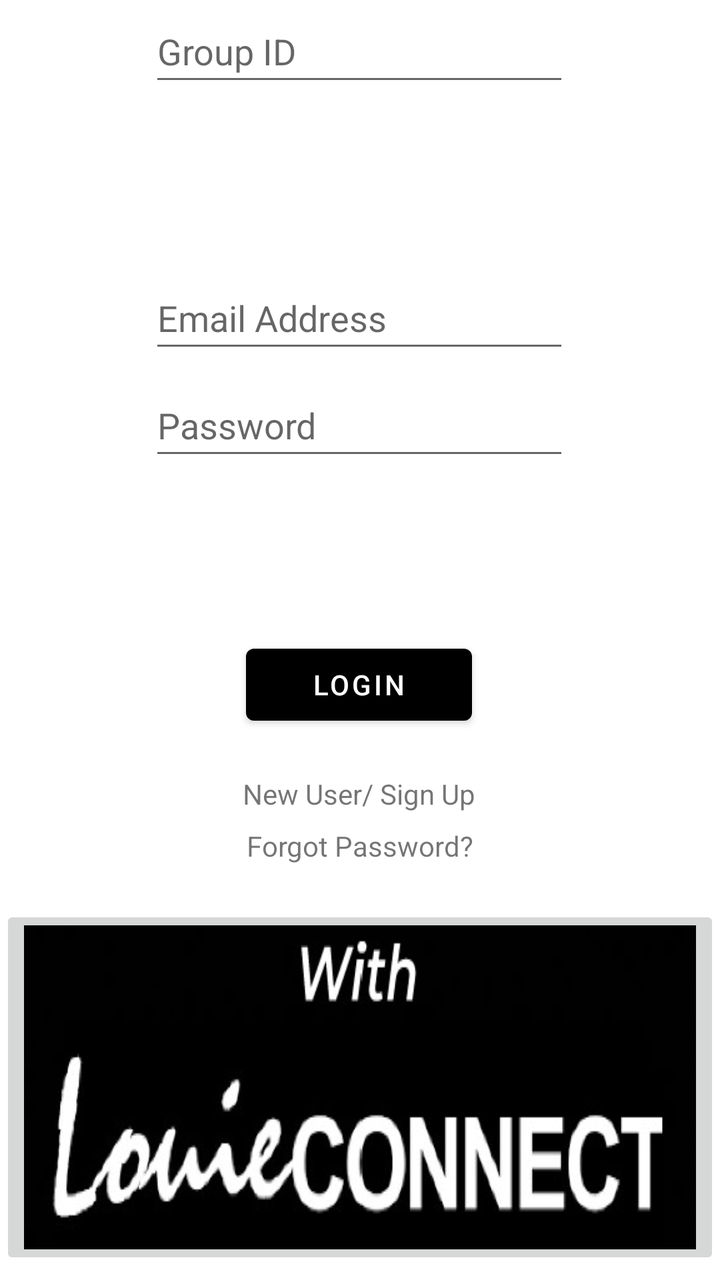
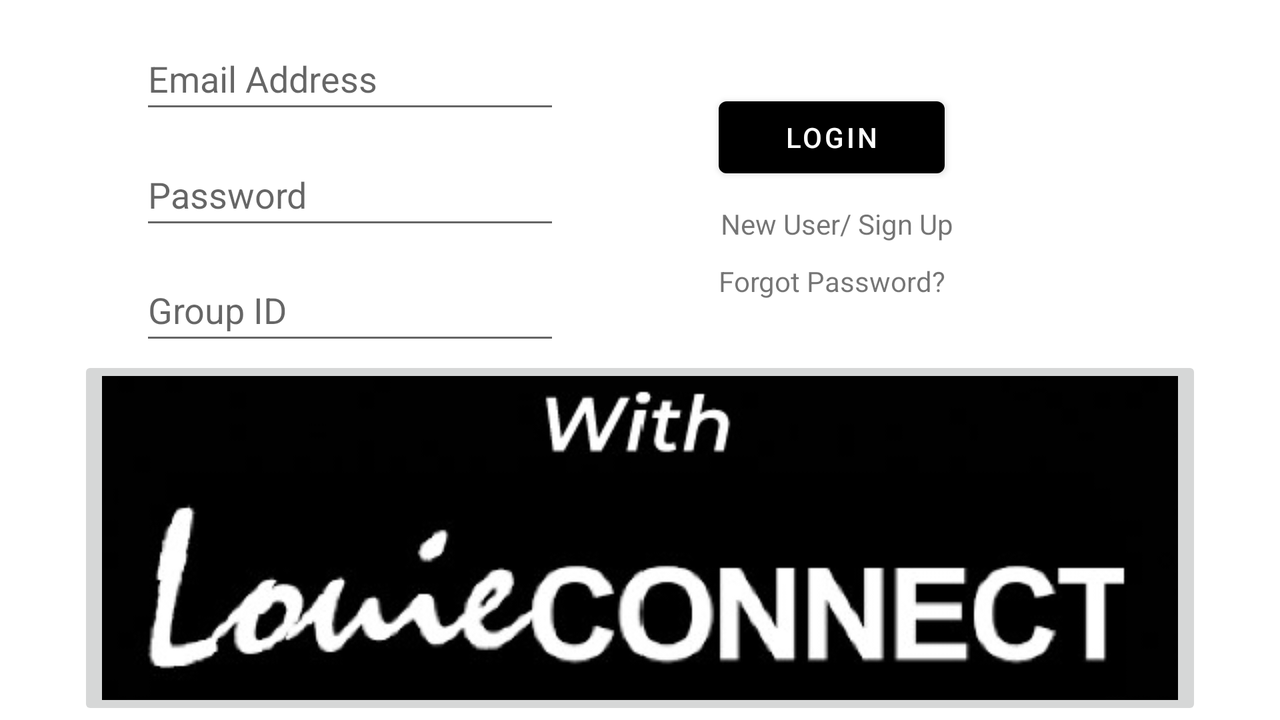

An Android layout and its configuration variant, each rendered on a device that would load it. The default file and the variant file are quoted in full after the pictures.
<!-- AndroidManifest.xml: application theme Theme.SedulousTheme -->
<!-- res/layout/activity_login_page.xml -->
<?xml version="1.0" encoding="utf-8"?>
<androidx.constraintlayout.widget.ConstraintLayout xmlns:android="http://schemas.android.com/apk/res/android"
    xmlns:app="http://schemas.android.com/apk/res-auto"
    xmlns:tools="http://schemas.android.com/tools"
    android:layout_width="match_parent"
    android:layout_height="match_parent"
    tools:context=".loginPage_activity">

    <TextView
        android:id="@+id/textView25"
        android:layout_width="wrap_content"
        android:layout_height="wrap_content"
        android:text="Forgot Password?"
        app:layout_constraintBottom_toBottomOf="parent"
        app:layout_constraintEnd_toEndOf="parent"
        app:layout_constraintStart_toStartOf="parent"
        app:layout_constraintTop_toBottomOf="@+id/loginBtn"
        app:layout_constraintVertical_bias="0.184" />

    <EditText
        android:id="@+id/LPetPass"
        android:layout_width="wrap_content"
        android:layout_height="wrap_content"
        android:ems="10"
        android:hint="Password"
        android:inputType="textPersonName"
        android:minHeight="48dp"
        app:layout_constraintBottom_toBottomOf="parent"
        app:layout_constraintEnd_toEndOf="parent"
        app:layout_constraintHorizontal_bias="0.497"
        app:layout_constraintStart_toStartOf="parent"
        app:layout_constraintTop_toTopOf="parent"
        app:layout_constraintVertical_bias="0.316" />

    <EditText
        android:id="@+id/LPetEmail"
        android:layout_width="wrap_content"
        android:layout_height="wrap_content"
        android:ems="10"
        android:hint="Email Address"
        android:inputType="textPersonName"
        android:minHeight="48dp"
        app:layout_constraintBottom_toBottomOf="parent"
        app:layout_constraintEnd_toEndOf="parent"
        app:layout_constraintHorizontal_bias="0.497"
        app:layout_constraintStart_toStartOf="parent"
        app:layout_constraintTop_toTopOf="parent"
        app:layout_constraintVertical_bias="0.225" />

    <Button
        android:id="@+id/loginBtn"
        android:layout_width="113dp"
        android:layout_height="48dp"
        android:text="Login"
        android:textColor="#FFFFFF"
        android:textColorHint="#FFFFFF"
        app:layout_constraintBottom_toBottomOf="parent"
        app:layout_constraintEnd_toEndOf="parent"
        app:layout_constraintHorizontal_bias="0.498"
        app:layout_constraintStart_toStartOf="parent"
        app:layout_constraintTop_toTopOf="parent"
        app:layout_constraintVertical_bias="0.538" />

    <TextView
        android:id="@+id/Register"
        android:layout_width="wrap_content"
        android:layout_height="wrap_content"
        android:text="New User/ Sign Up"
        app:layout_constraintBottom_toBottomOf="parent"
        app:layout_constraintEnd_toEndOf="parent"
        app:layout_constraintHorizontal_bias="0.498"
        app:layout_constraintStart_toStartOf="parent"
        app:layout_constraintTop_toBottomOf="@+id/loginBtn"
        app:layout_constraintVertical_bias="0.083" />

    <EditText
        android:id="@+id/GroupID"
        android:layout_width="wrap_content"
        android:layout_height="wrap_content"
        android:ems="10"
        android:hint="Group ID"
        android:inputType="textPersonName"
        android:minHeight="48dp"
        app:layout_constraintBottom_toTopOf="@+id/button2"
        app:layout_constraintEnd_toEndOf="parent"
        app:layout_constraintHorizontal_bias="0.497"
        app:layout_constraintStart_toStartOf="parent"
        app:layout_constraintTop_toBottomOf="@+id/editTextTextPersonName8"
        app:layout_constraintVertical_bias="0.357" />

    <ImageButton
        android:id="@+id/imageButton"
        android:layout_width="wrap_content"
        android:layout_height="wrap_content"
        android:scaleType="fitXY"
        app:layout_constraintBottom_toBottomOf="parent"
        app:layout_constraintEnd_toEndOf="parent"
        app:layout_constraintStart_toStartOf="parent"
        app:layout_constraintTop_toBottomOf="@+id/textView25"
        app:layout_constraintVertical_bias="0.789"
        app:srcCompat="@drawable/screenshot_2021_10_23_170349"
        tools:ignore="SpeakableTextPresentCheck" />
</androidx.constraintlayout.widget.ConstraintLayout>
<!-- resources referenced by this layout -->
<resources>
  <!-- drawable screenshot_2021_10_23_170349: jpg bitmap (drawable-finger, 14751 bytes) -->
  <style name="Theme.SedulousTheme" parent="Theme.MaterialComponents.DayNight.NoActionBar">
          
          <item name="colorPrimary">@color/black</item>
          <item name="colorPrimaryVariant">#000000</item>
          <item name="colorOnPrimary">@color/black</item>
          
          <item name="colorSecondary">@color/teal_200</item>
          <item name="colorSecondaryVariant">@color/teal_700</item>
          <item name="colorOnSecondary">@color/black</item>
          
          <item name="android:statusBarColor" tools:targetApi="l">?attr/colorPrimaryVariant</item>
          
      </style>
</resources>
<!-- res/layout-land/activity_login_page.xml (the repository's variant of the layout above) -->
<!-- drawn on the phone turned sideways -->
<?xml version="1.0" encoding="utf-8"?>
<androidx.constraintlayout.widget.ConstraintLayout xmlns:android="http://schemas.android.com/apk/res/android"
    xmlns:app="http://schemas.android.com/apk/res-auto"
    xmlns:tools="http://schemas.android.com/tools"
    android:layout_width="match_parent"
    android:layout_height="match_parent"
    tools:context=".loginPage_activity">

    <TextView
        android:id="@+id/textView25"
        android:layout_width="wrap_content"
        android:layout_height="wrap_content"
        android:text="Forgot Password?"
        app:layout_constraintBottom_toBottomOf="parent"
        app:layout_constraintEnd_toEndOf="parent"
        app:layout_constraintHorizontal_bias="0.682"
        app:layout_constraintStart_toStartOf="parent"
        app:layout_constraintTop_toBottomOf="@+id/loginBtn"
        app:layout_constraintVertical_bias="0.154" />

    <EditText
        android:id="@+id/LPetPass"
        android:layout_width="wrap_content"
        android:layout_height="wrap_content"
        android:ems="10"
        android:hint="Password"
        android:inputType="textPersonName"
        android:minHeight="48dp"
        app:layout_constraintBottom_toTopOf="@+id/GroupID"
        app:layout_constraintEnd_toEndOf="parent"
        app:layout_constraintHorizontal_bias="0.163"
        app:layout_constraintStart_toStartOf="parent"
        app:layout_constraintTop_toBottomOf="@+id/LPetEmail"
        app:layout_constraintVertical_bias="0.514" />

    <EditText
        android:id="@+id/LPetEmail"
        android:layout_width="wrap_content"
        android:layout_height="wrap_content"
        android:ems="10"
        android:hint="Email Address"
        android:inputType="textPersonName"
        android:minHeight="48dp"
        app:layout_constraintBottom_toBottomOf="parent"
        app:layout_constraintEnd_toEndOf="parent"
        app:layout_constraintHorizontal_bias="0.163"
        app:layout_constraintStart_toStartOf="parent"
        app:layout_constraintTop_toTopOf="parent"
        app:layout_constraintVertical_bias="0.044" />

    <Button
        android:id="@+id/loginBtn"
        android:layout_width="113dp"
        android:layout_height="48dp"
        android:text="Login"
        android:textColor="#FFFFFF"
        android:textColorHint="#FFFFFF"
        app:layout_constraintBottom_toBottomOf="parent"
        app:layout_constraintEnd_toEndOf="parent"
        app:layout_constraintHorizontal_bias="0.682"
        app:layout_constraintStart_toStartOf="parent"
        app:layout_constraintTop_toTopOf="parent"
        app:layout_constraintVertical_bias="0.143" />

    <TextView
        android:id="@+id/Register"
        android:layout_width="wrap_content"
        android:layout_height="wrap_content"
        android:text="New User/ Sign Up"
        app:layout_constraintBottom_toTopOf="@+id/textView25"
        app:layout_constraintEnd_toEndOf="parent"
        app:layout_constraintHorizontal_bias="0.688"
        app:layout_constraintStart_toStartOf="parent"
        app:layout_constraintTop_toBottomOf="@+id/loginBtn" />

    <EditText
        android:id="@+id/GroupID"
        android:layout_width="wrap_content"
        android:layout_height="wrap_content"
        android:ems="10"
        android:hint="Group ID"
        android:inputType="textPersonName"
        android:minHeight="48dp"
        app:layout_constraintBottom_toBottomOf="parent"
        app:layout_constraintEnd_toEndOf="parent"
        app:layout_constraintHorizontal_bias="0.163"
        app:layout_constraintStart_toStartOf="parent"
        app:layout_constraintTop_toBottomOf="@+id/LPetEmail"
        app:layout_constraintVertical_bias="0.27" />

    <ImageButton
        android:id="@+id/imageButton"
        android:layout_width="wrap_content"
        android:layout_height="wrap_content"
        android:scaleType="fitXY"
        app:layout_constraintBottom_toBottomOf="parent"
        app:layout_constraintEnd_toEndOf="parent"
        app:layout_constraintStart_toStartOf="parent"
        app:srcCompat="@drawable/screenshot_2021_10_23_170349"
        tools:ignore="SpeakableTextPresentCheck" />
</androidx.constraintlayout.widget.ConstraintLayout>
